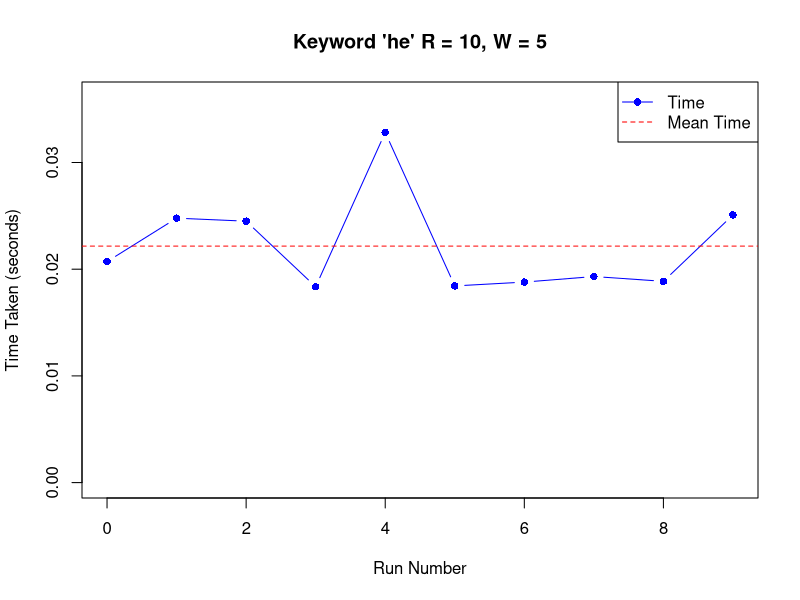
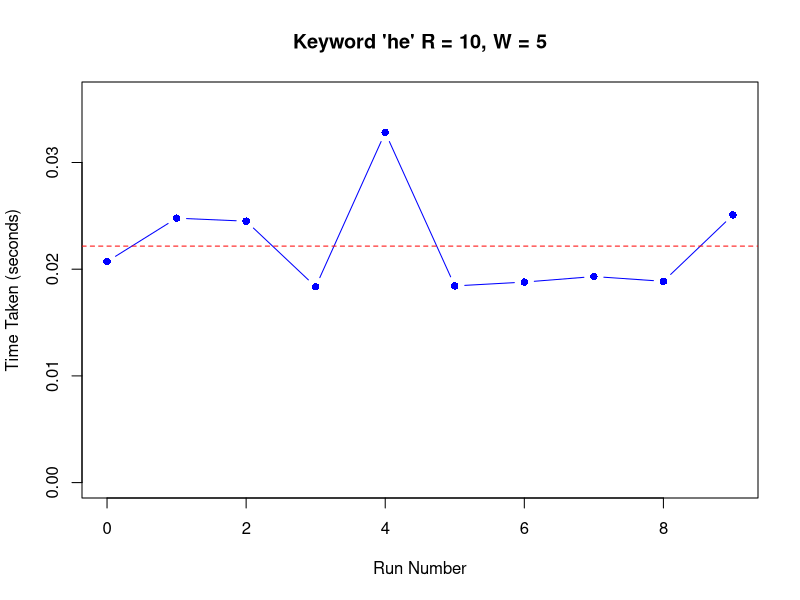
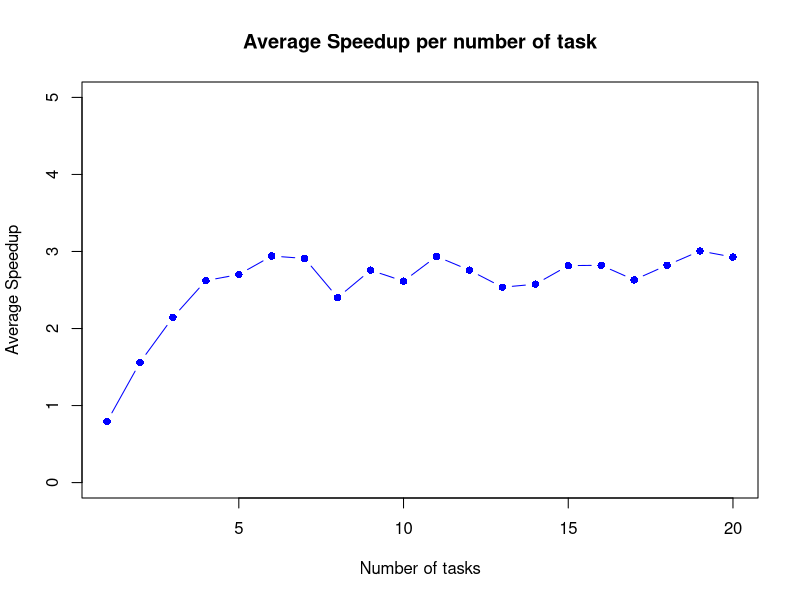
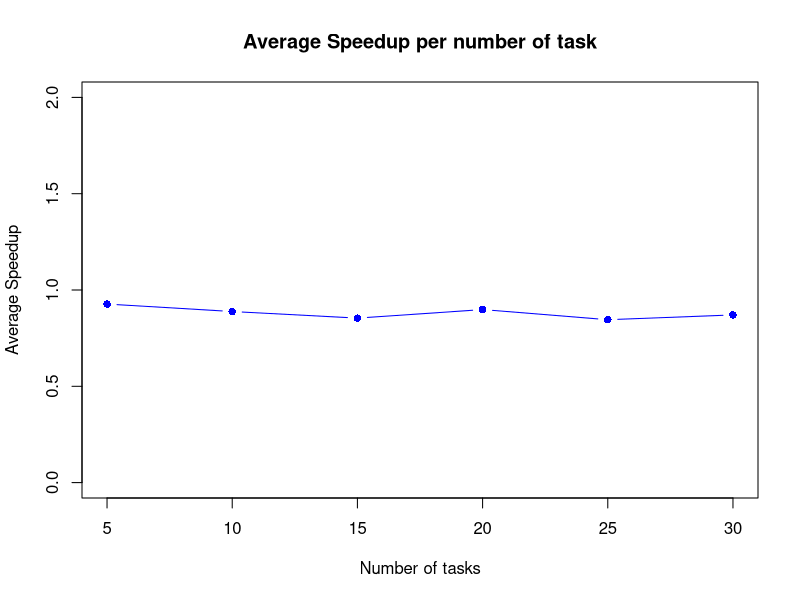
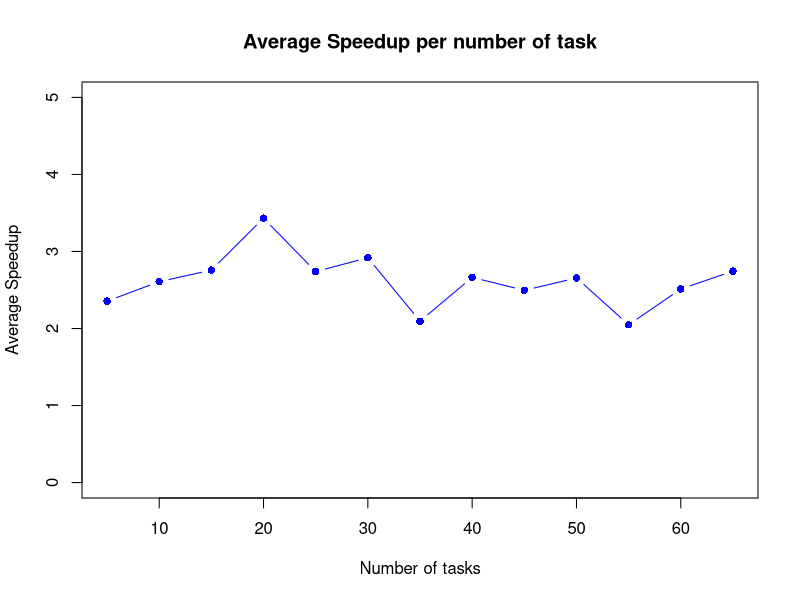

The R source for these figures, in order:
# Figur 1 - 4
runs <- 0:9
time_taken <- c(0.020711, 0.024783, 0.024500, 0.018353, 0.032818, 0.018432, 0.018791, 0.019313, 0.018862, 0.025085)
# Create a data frame
data <- data.frame(Run = runs, Time = time_taken)


# Find the minimum and maximum y values to set the limits
min_y <- min(time_taken)
max_y <- max(time_taken)

# Plot the graph
plot(data$Run, data$Time, 
     type = "b",  # Both points and lines
     xlab = "Run Number",
     ylab = "Time Taken (seconds)",
     main = "Keyword 'he' R = 10, W = 5",
     pch = 16,    # Point type
     col = "blue",
     ylim = c(0, max_y * 1.1))  # Set y-axis limits to zoom in slightly


# Add a horizontal line for the mean time
abline(h = mean(time_taken), col = "red", lty = 2)

# Add a legend
legend("topright", legend = c("Time", "Mean Time"), 
       col = c("blue", "red"), lty = c(1, 2), pch = c(16, NA))


# Figur 5
runs <- 0:9
time_taken <- c(0.020711, 0.024783, 0.024500, 0.018353, 0.032818, 0.018432, 0.018791, 0.019313, 0.018862, 0.025085)
# Create a data frame
data <- data.frame(Run = runs, Time = time_taken)


# Find the minimum and maximum y values to set the limits
min_y <- min(time_taken)
max_y <- max(time_taken)

# Plot the graph
plot(data$Run, data$Time, 
     type = "b",  # Both points and lines
     xlab = "Run Number",
     ylab = "Time Taken (seconds)",
     main = "Keyword 'he' R = 10, W = 5",
     pch = 16,    # Point type
     col = "blue",
     ylim = c(0, max_y * 1.1))  # Set y-axis limits to zoom in slightly


# Add a horizontal line for the mean time
abline(h = mean(time_taken), col = "red", lty = 2)


#Figur 6
tasks <- 1:20
average_speedups <- c(0.7922212691173087, 1.5601913361862536, 2.1450924807267877, 2.6216078344509106, 2.7014284287283994,
                      2.941355140186916, 2.9093393405879, 2.401384330844485, 2.7568787687876877, 2.6144781724838917,
                      2.9360095983779035, 2.7572045730863426, 2.536001736632936, 2.5753250594989985, 2.8165393292509524,
                      2.8206878178905566, 2.631292955251263, 2.8222149338580955, 3.0066116772724496, 2.9274302054951105)


# Create a data frame
speedup_data <- data.frame(Tasks = tasks, Speedup = average_speedups)

min_y <- min(speedup_data)
max_y <- max(speedup_data)

# Plot the graph
plot(speedup_data$Tasks, speedup_data$Speedup, 
     type = "b",  # Both points and lines
     xlab = "Number of tasks",
     ylab = "Average Speedup",
     main = "Average Speedup per number of task",
     pch = 16,    # Point type
     col = "blue",
     ylim = c(0, 5))  # Set y-axis limits to zoom in slightly


#Figur 7
tasks <- c(5, 10, 15, 20, 25, 30)
average_speedups <- c(0.9270308034157287, 0.8882412175306099, 0.8539974064559916, 
                      0.8984064439260377, 0.8457316978718791, 0.8705916277959068)


# Create a data frame
speedup_data <- data.frame(Tasks = tasks, Speedup = average_speedups)

min_y <- min(speedup_data)
max_y <- max(speedup_data)

# Plot the graph
plot(speedup_data$Tasks, speedup_data$Speedup, 
     type = "b",  # Both points and lines
     xlab = "Number of tasks",
     ylab = "Average Speedup",
     main = "Average Speedup per number of task",
     pch = 16,    # Point type
     col = "blue",
     ylim = c(0, 2))  # Set y-axis limits to zoom in slightly



tasks <- c(5, 10, 15, 20, 25, 30, 35, 40, 45, 50, 55, 60, 65)
average_speedups <- c(2.3555337598080865, 2.6084486832665257, 2.7583347757764587, 3.4321835443037974, 2.7395704968832195,
                      2.91865468088425, 2.0952399480832784, 2.663905987026778, 2.4957292669978988, 2.65622415434763,
                      2.0490325723830733, 2.5127746853088717, 2.7455080681096518)


# Create a data frame
speedup_data <- data.frame(Tasks = tasks, Speedup = average_speedups)

min_y <- min(speedup_data)
max_y <- max(speedup_data)

# Plot the graph
plot(speedup_data$Tasks, speedup_data$Speedup, 
     type = "b",  # Both points and lines
     xlab = "Number of tasks",
     ylab = "Average Speedup",
     main = "Average Speedup per number of task",
     pch = 16,    # Point type
     col = "blue",
     ylim = c(0, 5))  # Set y-axis limits to zoom in slightly

